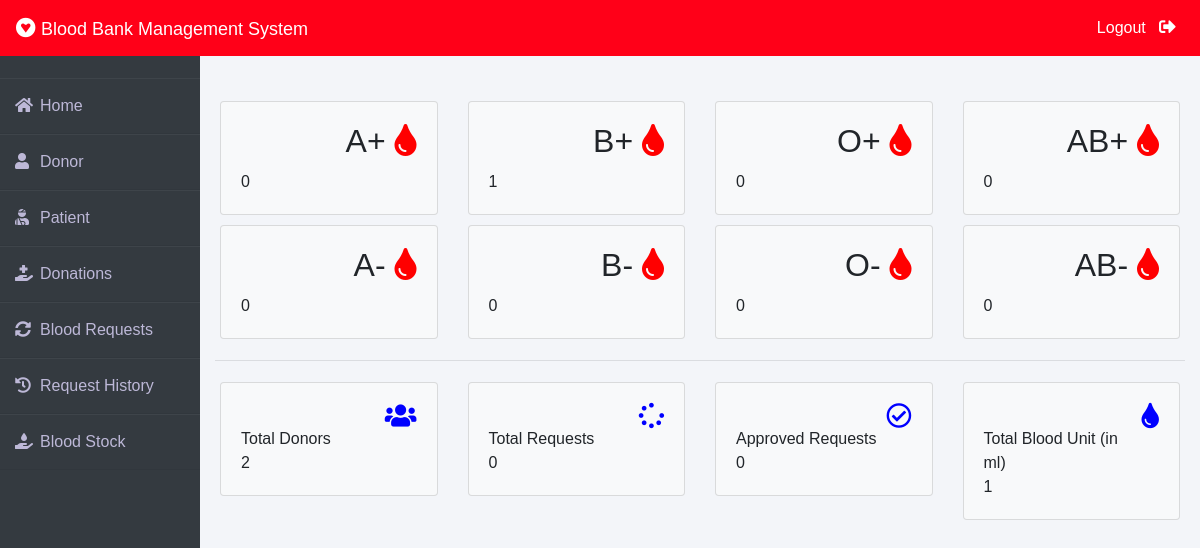
Page /admin-dashboard (signed in) on the committed database.
### blood/models.py (models this page shows, shortened)
class Stock(models.Model):
    bloodgroup=models.CharField(max_length=10)
    unit=models.PositiveIntegerField(default=0)

### blood/views.py (the view)
# urls.py: path('admin-dashboard', views.admin_dashboard_view,name='admin-dashboard'),
@login_required(login_url='adminlogin')
def admin_dashboard_view(request):
    totalunit=models.Stock.objects.aggregate(Sum('unit'))
    dict={
        'A1':models.Stock.objects.get(bloodgroup="A+"),
        'A2':models.Stock.objects.get(bloodgroup="A-"),
        'B1':models.Stock.objects.get(bloodgroup="B+"),
        'B2':models.Stock.objects.get(bloodgroup="B-"),
        'AB1':models.Stock.objects.get(bloodgroup="AB+"),
        'AB2':models.Stock.objects.get(bloodgroup="AB-"),
        'O1':models.Stock.objects.get(bloodgroup="O+"),
        'O2':models.Stock.objects.get(bloodgroup="O-"),
        'totaldonors':dmodels.Donor.objects.all().count(),
        'totalbloodunit':totalunit['unit__sum'],
        'totalrequest':models.BloodRequest.objects.all().count(),
        'totalapprovedrequest':models.BloodRequest.objects.all().filter(status='Approved').count()
    }
    return render(request,'blood/admin_dashboard.html',context=dict)

### templates/blood/admin_dashboard.html
{% extends 'blood/adminbase.html' %}
{% block content %}
<br><br>
<div class="container">
    <div class="row">
        <div class="col-sm-3">
          <div class="card bg-light">
            <div class="card-body">
                <div class="blood">
                    <h2>A+ <i class="fas fa-tint"></i></h2>
                </div><br><br>
                <div>
                    {{A1.unit}}
                </div>
            </div>
          </div>
        </div>
        <div class="col-sm-3">
            <div class="card bg-light">
                <div class="card-body">
                    <div class="blood">
                        <h2>B+ <i class="fas fa-tint"></i></h2>
                    </div><br><br>
                    <div>
                      {{B1.unit}}
                    </div>
                </div>
              </div>
        </div>
        <div class="col-sm-3">
            <div class="card bg-light">
                <div class="card-body">
                    <div class="blood">
                        <h2>O+ <i class="fas fa-tint"></i></h2>
                    </div><br><br>
                    <div>
                      {{O1.unit}}
                    </div>
                </div>
              </div>
          </div>
          <div class="col-sm-3">
            <div class="card bg-light">
                <div class="card-body">
                    <div class="blood">
                        <h2>AB+ <i class="fas fa-tint"></i></h2>
                    </div><br><br>
                    <div>
                      {{AB1.unit}}
                    </div>
                </div>
              </div>
          </div>
      </div>
      <div class="row">
        <div class="col-sm-3">
          <div class="card bg-light">
            <div class="card-body">
                <div class="blood">
                    <h2>A- <i class="fas fa-tint"></i></h2>
                </div><br><br>
                <div>
                  {{A2.unit}}
                </div>
            </div>
          </div>
        </div>
        <div class="col-sm-3">
            <div class="card bg-light">
                <div class="card-body">
                    <div class="blood">
                        <h2>B- <i class="fas fa-tint"></i></h2>
                    </div><br><br>
                    <div>
                      {{B2.unit}}
                    </div>
                </div>
              </div>
        </div>
        <div class="col-sm-3">
            <div class="card bg-light">
                <div class="card-body">
                    <div class="blood">
                        <h2>O- <i class="fas fa-tint"></i></h2>
                    </div><br><br>
                    <div>
                      {{O2.unit}}
                    </div>
                </div>
              </div>
          </div>
          <div class="col-sm-3">
            <div class="card bg-light">
                <div class="card-body">
                    <div class="blood">
                        <h2>AB- <i class="fas fa-tint"></i></h2>
                    </div><br><br>
                    <div>
                      {{AB2.unit}}
                    </div>
                </div>
              </div>
          </div>
      </div>
<hr>
    <div class="row">
      <div class="col-sm-3">
        <div class="card bg-light">
          <div class="card-body">
              <div class="blood">
                  <i class="fas fa-users"></i>
              </div><br>
              <div>
                  Total Donors <br>
                  {{totaldonors}}
              </div>
          </div>
        </div>
      </div>
      <div class="col-sm-3">
          <div class="card bg-light">
              <div class="card-body">
                  <div class="blood">
                      <i class="fas fa-spinner"></i>
                  </div><br>
                  <div>
                      Total Requests <br>
                     {{totalrequest}}
                  </div>
              </div>
            </div>
      </div>
      <div class="col-sm-3">
          <div class="card bg-light">
              <div class="card-body">
                  <div class="blood">
                      <i class="far fa-check-circle"></i>
                  </div><br>
                  <div>
                      Approved Requests <br>
                      {{totalapprovedrequest}}
                  </div>
              </div>
            </div>
        </div>
        <div class="col-sm-3">
          <div class="card bg-light">
              <div class="card-body">
                  <div class="blood">
                      <i class="fas fa-tint xyz"></i>
                  </div><br>
                  <div>
                      Total Blood Unit (in ml) <br>
                      {{totalbloodunit}}
                  </div>
              </div>
            </div>
        </div>
    </div>
</div>
{% endblock content %}

### templates/blood/adminbase.html (style rules this page uses)
.row { padding: 5px; }
.fa-tint { color: red; }
.blood { float: right; }
.fa-users { color: blue; font-size: 3ex; }
.fa-spinner { color: blue; font-size: 3ex; }
.fa-check-circle { color: blue; font-size: 3ex; }
.xyz { color: blue; font-size: 3ex; }
* { margin: 0; padding: 0; box-sizing: border-box; list-style: none; text-decoration: none; font-family: 'Josefin Sans', sans-serif; }
body { background-color: #f3f5f9; }

### rows in the picture
Stock: unit "0"
Stock: unit "1"
Stock: unit "0"
Stock: unit "0"
Stock: unit "0"
Stock: unit "0"
Stock: unit "0"
Stock: unit "0"

### other values in the picture
{{ totaldonors }} "2"
{{ totalrequest }} "0"
{{ totalapprovedrequest }} "0"
{{ totalbloodunit }} "1"
